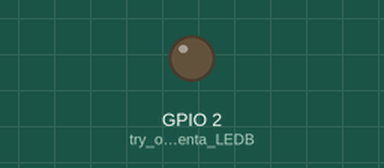
Simulated run of this sketch. Board: ESP32. Shown: output pins drawn as LEDs (lit = HIGH). The modem accepts every AT command (registered, SIM ready, sends succeed) and sends nothing else.

Above: at 2.0 s.
At 7.0 s:
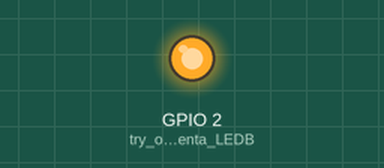
Timing chart, 0 to 13.0 s (numbered marks = the images above):
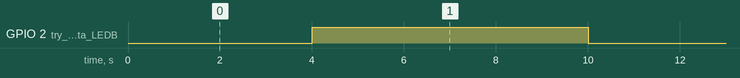

Measured:
- by itself, GPIO 2 (try_on_Portenta_LEDB): alternates HIGH for 6.0 s and LOW for 4.0 s

The sketch:

x01-tx-rx.ino
```cpp
#include <Arduino.h> // Only needed by https://platformio.org/

void setup() {
  Serial1.begin(115200);
  pinMode(LED_BUILTIN, OUTPUT);   // try on Portenta LEDB = blue, LEDG or LED_BUILTIN = green, LEDR = red
}

void loop() {
  //Serial1.print("41542b5053454e443d333134313631");

 // Serial1.print("AT+PSEND=314161");

  const char myBuffer[] = "AT+PSEND=314161\r\n";  //5c72";
  Serial1.write(myBuffer, sizeof(myBuffer) - 1);

 // const byte myBuffer[] = "41542b5053454e443d333134313631";  //5c72";
 // Serial1.write(myBuffer, sizeof(myBuffer) - 1);


 // const char myBuffer[] = "AT+PSEND=112233\r\n";
/*

//  AT+PSEND=314161\r    =   41542b5053454e443d3331343136315c72
  const char myBuffer1[] = "AT\r";
  Serial1.write(myBuffer1, sizeof(myBuffer1) - 1);
  delay(100);
  const char myBuffer[] = "AT+PSEND=112233\r";
  Serial1.write(myBuffer, sizeof(myBuffer) - 1);

*/
  digitalWrite(LED_BUILTIN, LOW);   // internal LED LOW = on for onboard LED
  delay(4000);                      // wait for a second
  digitalWrite(LED_BUILTIN, HIGH);
  delay(6000);
}
```
